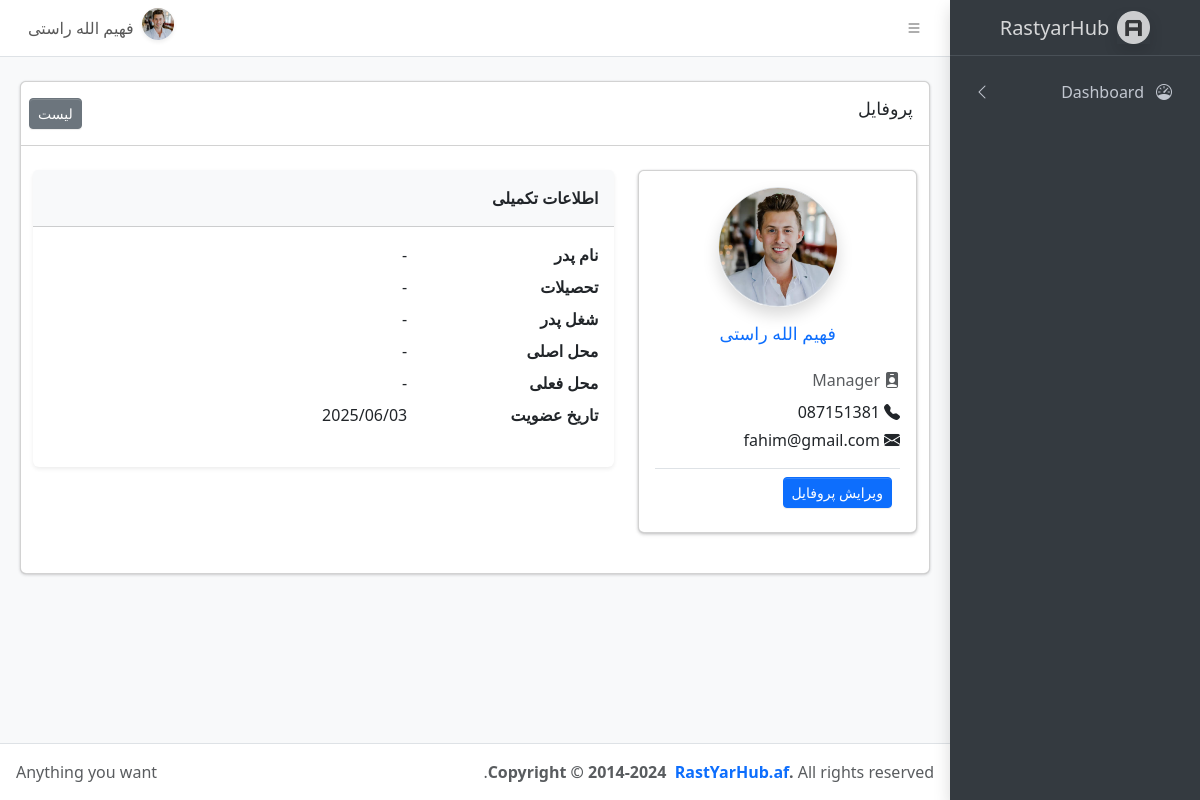
Page /accounts/profile/ (signed in) on the committed database.
### accounts/models.py (models this page shows, shortened)
class CustomUser(AbstractUser):
    ROLE_CHOICES = (
        ('manager', 'Manager'),
        ('teacher', 'Teacher'),
        ('student', 'Student'),
        ('parent', 'Parent'),
    )
    GENDER_CHOICES = (
        ('male', 'Male'),
        ('female', 'Female'),
        ('other', 'Other'),
    )
    role = models.CharField(max_length=20, choices=ROLE_CHOICES)
    gender = models.CharField(max_length=10, choices=GENDER_CHOICES, null=True, blank=True)
    phone_number = models.CharField(max_length=15, unique=True, null=True, blank=True)
    profile_picture = models.ImageField(
        _('تصویر پروفایل'),
        upload_to=profile_image_upload_path,
        blank=True,
        null=True
    )
    created_by = models.ForeignKey(
        settings.AUTH_USER_MODEL,
        null=True,
        blank=True,
        on_delete=models.SET_NULL,
        related_name='created_users'
    )
    created_at = models.DateTimeField(auto_now_add=True)
    updated_at = models.DateTimeField(auto_now=True)

### accounts/views.py (the view)
# urls.py: path('profile/', ProfileView.as_view(), name='profile'),
class ProfileView(LoginRequiredMixin, DetailView):
    model = CustomUser
    template_name = 'accounts/profile.html'
    def get_object(self):
        return self.request.user

### accounts/templates/accounts/profile.html
{% extends 'base.html' %}
{% load static %}
{% block content %}
<div class="app-content mt-4">
    <div class="container-fluid">
        <div class="row">
            <div class="col-12">
                <div class="card">
                    <div class="card-header">
                        <h3 class="card-title">پروفایل</h3>
                        <div class="card-tools">
                            <a href="{% url 'user_list' %}" class="btn btn-sm btn-secondary">لیست</a>
                        </div>
                    </div>
<div class="container my-4">
    <div class="row">
        <div class="col-md-4 mb-3">
            <div class="card shadow-sm border-0">
                <div class="card p-3 text-center">
                    <div class="d-flex flex-column align-items-center mb-4">
                      <img src="{% if user.profile_picture %}{{ user.profile_picture.url }}{% else %}{% static 'dist/assets/img/avatar5.png' %}{% endif %}"
                           class="rounded-circle border shadow mb-3"
                           width="120" height="120"
                           alt="User Image">
                      <h5 class="card-title text-primary mb-0">
                        {{ user.get_full_name|default:user.username }}
                      </h5>
                    </div>
                    <div class="text-start">
                      <p class="text-muted mb-2">
                        <i class="bi bi-person-badge-fill me-1"></i>{{ user.get_role_display }}
                      </p>
                      {% if user.phone_number %}
                      <p class="mb-1">
                        <i class="bi bi-telephone-fill me-1"></i>{{ user.phone_number }}
                      </p>
                      {% endif %}
                      {% if user.email %}
                      <p class="mb-3">
                        <i class="bi bi-envelope-fill me-1"></i>{{ user.email }}
                      </p>
                      {% endif %}
                      <div class="class=user-footer d-flex justify-content-between align-items-center p-2 border-top">
                          <a href="{% url 'profile_edit' %}" class="btn btn-primary btn-sm">
                              ویرایش پروفایل
                            </a>
                        </div>
                    </div>
                  </div>
            </div>
        </div>
        <div class="col-md-8">
            <div class="card shadow-sm border-0">
                <div class="card-header bg-light">
                    <strong>اطلاعات تکمیلی</strong>
                </div>
                <div class="card-body">
                    <dl class="row">
                        <dt class="col-sm-4">نام پدر</dt>
                        <dd class="col-sm-8">{{ user.profile.father_name|default:"-" }}</dd>
                        <dt class="col-sm-4">تحصیلات</dt>
                        <dd class="col-sm-8">{{ user.profile.education|default:"-" }}</dd>
                        <dt class="col-sm-4">شغل پدر</dt>
                        <dd class="col-sm-8">{{ user.profile.father_job|default:"-" }}</dd>
                        <dt class="col-sm-4">محل اصلی</dt>
                        <dd class="col-sm-8">{{ user.profile.permanent_address|default:"-" }}</dd>
                        <dt class="col-sm-4">محل فعلی</dt>
                        <dd class="col-sm-8">{{ user.profile.current_address|default:"-" }}</dd>
                        <dt class="col-sm-4">تاریخ عضویت</dt>
                        <dd class="col-sm-8">{{ user.date_joined|date:"Y/m/d" }}</dd>
                    </dl>
                </div>
            </div>
        </div>
    </div>
</div>
                </div>
            </div>
        </div>
    </div>
</div>
{% endblock %}

### templates/partials/navbar.html (shortened to what this page needs)
{% load static %}
<nav class="app-header navbar navbar-expand bg-body">
    <div class="container-fluid">
        <ul class="navbar-nav">
            <li class="nav-item">
                <a class="nav-link" data-lte-toggle="sidebar" href="#" role="button">
                    <i class="bi bi-list"></i>
                </a>
            </li>
        </ul>
        <ul class="navbar-nav ms-auto">
            <li class="nav-item dropdown user-menu">
                {% if request.user.is_authenticated %}
                <a href="#" class="nav-link dropdown-toggle d-flex align-items-center" data-bs-toggle="dropdown">
                    <img src="{% if request.user.profile_picture %}{{ request.user.profile_picture.url }}{% else %}{% static 'dist/assets/img/avatar5.png' %}{% endif %}"
                        class="user-image rounded-circle shadow-sm me-2" alt="User Image" width="32" height="32" />
                    <span class="d-none d-md-inline text-capitalize">
                        {% if request.user.get_full_name %}
                        {{ request.user.get_full_name }}
                        {% elif request.user.username %}
                        {{ request.user.username }}
                        {% else %}
                        کاربر
                        {% endif %}
                    </span>
                </a>
                {% else %}
                <div class="d-flex gap-2">
                    <a href="{% url 'login' %}" class="text-success" style="text-decoration: none;">ورود</a>
                    <a href="{% url 'signup' %}" class="text-primary" style="text-decoration: none;">ثبت‌نام</a>
                </div>
                {% endif %}
            </li>
        </ul>
    </div>
</nav>

### rows in the picture
CustomUser: profile_picture (picture), user.get_full_name "فهیم الله راستی", get_full_name "فهیم الله راستی", role "Manager", phone_number "087151381", email "fahim@gmail.com", date_joined "2025/06/03"

### other values in the picture
{{ user.profile.father_name|default:"-" }} "-"
{{ user.profile.education|default:"-" }} "-"
{{ user.profile.father_job|default:"-" }} "-"
{{ user.profile.permanent_address|default:"-" }} "-"
{{ user.profile.current_address|default:"-" }} "-"
